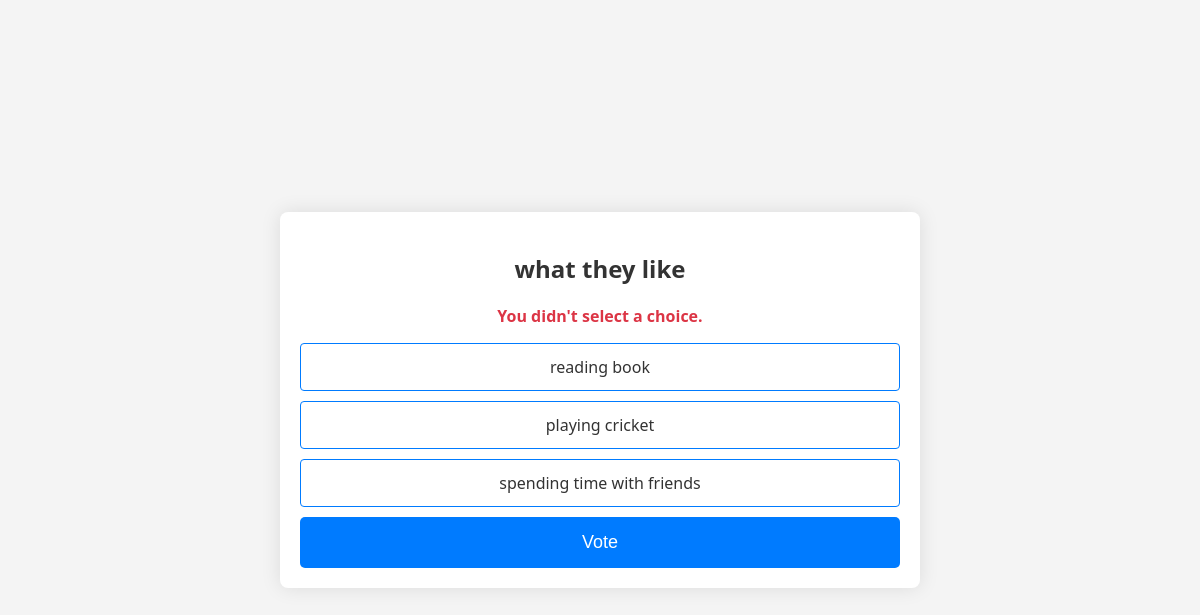
Page /5/vote/ on the committed database.
### polls/models.py (models this page shows, shortened)
class Question(models.Model):
    question_text = models.CharField(max_length=200)
    pub_date = models.DateTimeField("date published")

class Choice(models.Model):
    question = models.ForeignKey(Question, on_delete = models.CASCADE)
    choice_text = models.CharField(max_length=200)
    votes = models.IntegerField(default=0)

### polls/views.py (the view)
# urls.py: path("<int:question_id>/vote/", views.vote , name="vote")
def vote(request, question_id):
    question = get_object_or_404(Question, pk=question_id)
    try:
        selected_choice = question.choice_set.get(pk=request.POST["choice"])
    except (KeyError, Choice.DoesNotExist):
        return render(
            request,
            "polls/detail.html",
            {
                "question": question,
                "error_message": "You didn't select a choice.",
            },
        )
    else:
        selected_choice.votes += 1
        selected_choice.save()
        return HttpResponseRedirect(reverse("polls:results", args=(question.id,)))

### polls/templates/polls/detail.html (shortened to what this page needs)
<!DOCTYPE html>
<html lang="en">
<head>
</head>
<body>
    <div class="container">
        <form action="{% url 'polls:vote' question.id %}" method="post">
            <center><label><strong><h2>{{ question.question_text }}</h2></strong></label></center>
            {% if error_message %}
                <p><strong>{{ error_message }}</strong></p>
            {% endif %}
            {% for choice in question.choice_set.all %}
                <label for="choice{{ forloop.counter }}">{{ choice.choice_text }}</label>
            {% endfor %}
            <input type="submit" value="Vote">
        </form>
    </div>
</body>
</html>

### polls/templates/polls/detail.html (style rules this page uses)
body { font-family: 'Segoe UI', Tahoma, Geneva, Verdana, sans-serif; margin: 0; padding: 0; display: flex; align-items: center; justify-content: center; min-height: 100vh; background-color: #f4f4f4; }
.container { width: 80%; max-width: 600px; margin: 0 auto; background-color: #fff; padding: 20px; border-radius: 8px; box-shadow: 0 0 20px rgba(0, 0, 0, 0.1); }
form { margin-top: 20px; }
label { display: block; margin-bottom: 8px; font-size: 16px; color: #333; }
input[type="radio"] + label { cursor: pointer; padding: 12px; border: 1px solid #007bff; border-radius: 4px; display: block; margin-bottom: 10px; transition: background-color 0.2s ease; text-align: center; color: #333; }
input[type="submit"] { background-color: #007bff; color: #fff; padding: 15px; font-size: 18px; border: none; border-radius: 5px; cursor: pointer; transition: background-color 0.3s ease; display: block; width: 100%; margin-top: 10px; }
p { text-align: center; color: #dc3545; margin-top: 15px; }

### rows in the picture
Question: question_text "what they like"
Choice: choice_text "reading book"
Choice: choice_text "playing cricket"
Choice: choice_text "spending time with friends"

### other values in the picture
{{ error_message }} "You didn't select a choice."
